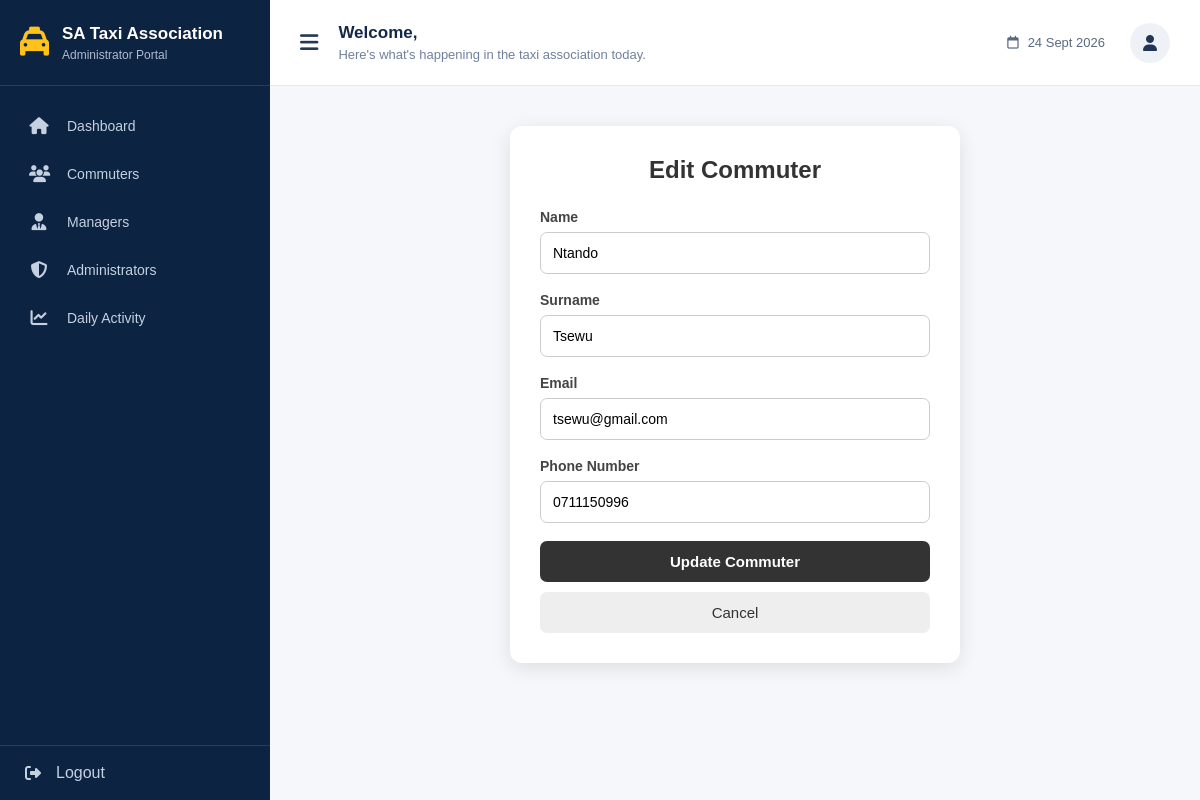
Screenshot of /edit-user/2 with the database file from the repository.
### Model.py (models this page shows)
class Users(db.Model):
    id = db.Column(db.Integer, primary_key = True)
    name = db.Column(db.String(100), nullable= False)
    surname = db.Column(db.String(100), nullable= False)
    email = db.Column(db.String(100), nullable= False, unique=True)
    password = db.Column(db.String(100), nullable= False)
    phone_no = db.Column(db.String(100), nullable= False)
    status = db.Column(db.String(100), nullable= True)
    role = db.Column(db.String(100), default = "user")
    date_created = db.Column(db.DateTime, default=datetime.utcnow)

### main.py (the view, shortened to what this page needs)
@manager.route('/edit-user/<int:user_id>', methods=['GET', 'POST'])
def edit_user(user_id):
    user = Users.query.get_or_404(user_id)
    return render_template(
        'edit.html',
        user=user
    )

### templates/edit.html (shortened to what this page needs)
{% extends "5_AdminDashboard.html" %}
{% block body %}
<div class="edit-container">
<h2>Edit Commuter</h2>
<form action="{{ url_for('edit_user', user_id=user.id) }}"
      method="POST">
    <div class="form-group">
        <label for="name">Name</label>
        <input
            type="text"
            id="name"
            name="name"
            value="{{ user.name }}"
            required
        >
    </div>
    <div class="form-group">
        <label for="surname">Surname</label>
        <input
            type="text"
            id="surname"
            name="surname"
            value="{{ user.surname }}"
            required
        >
    </div>
    <div class="form-group">
        <label for="email">Email</label>
        <input
            type="email"
            id="email"
            name="email"
            value="{{ user.email }}"
            required
        >
    </div>
    <div class="form-group">
        <label for="phone_no">Phone Number</label>
        <input
            type="text"
            id="phone_no"
            name="phone_no"
            value="{{ user.phone_no }}"
            required
        >
    </div>
    <button type="submit" class="update-btn">
        Update Commuter
    </button>
    <a href="{{ url_for('commuters') }}" class="cancel-btn">
        Cancel
    </a>
</form>
</div>
{% endblock %}

### static/5_AdminDashboard.css (style rules this page uses)
* { margin: 0; padding: 0; box-sizing: border-box; }
body { font-family: Arial, Helvetica, sans-serif; background: #f5f7fb; color: #14284b; }
a { text-decoration: none; }

### templates/edit.html (style rules this page uses)
.edit-container { width: 450px; margin: 40px auto; padding: 30px; background: white; border-radius: 12px; box-shadow: 0 5px 20px rgba(0, 0, 0, 0.10); }
.edit-container h2 { text-align: center; margin-bottom: 25px; color: #333; }
.form-group { margin-bottom: 18px; }
.form-group label { display: block; margin-bottom: 7px; font-size: 14px; font-weight: 600; color: #444; }
.form-group input { width: 100%; box-sizing: border-box; padding: 12px; border: 1px solid #ccc; border-radius: 7px; font-size: 14px; outline: none; }
.update-btn { width: 100%; padding: 12px; border: none; border-radius: 7px; background: #333; color: white; font-size: 15px; font-weight: 600; cursor: pointer; }
.cancel-btn { display: block; width: 100%; box-sizing: border-box; margin-top: 10px; padding: 12px; text-align: center; text-decoration: none; border-radius: 7px; background: #eee; color: #333; font-size: 15px; }

### rows the page displays
Users: name "Ntando", surname "Tsewu", email "tsewu@gmail.com", phone_no "0711150996"
